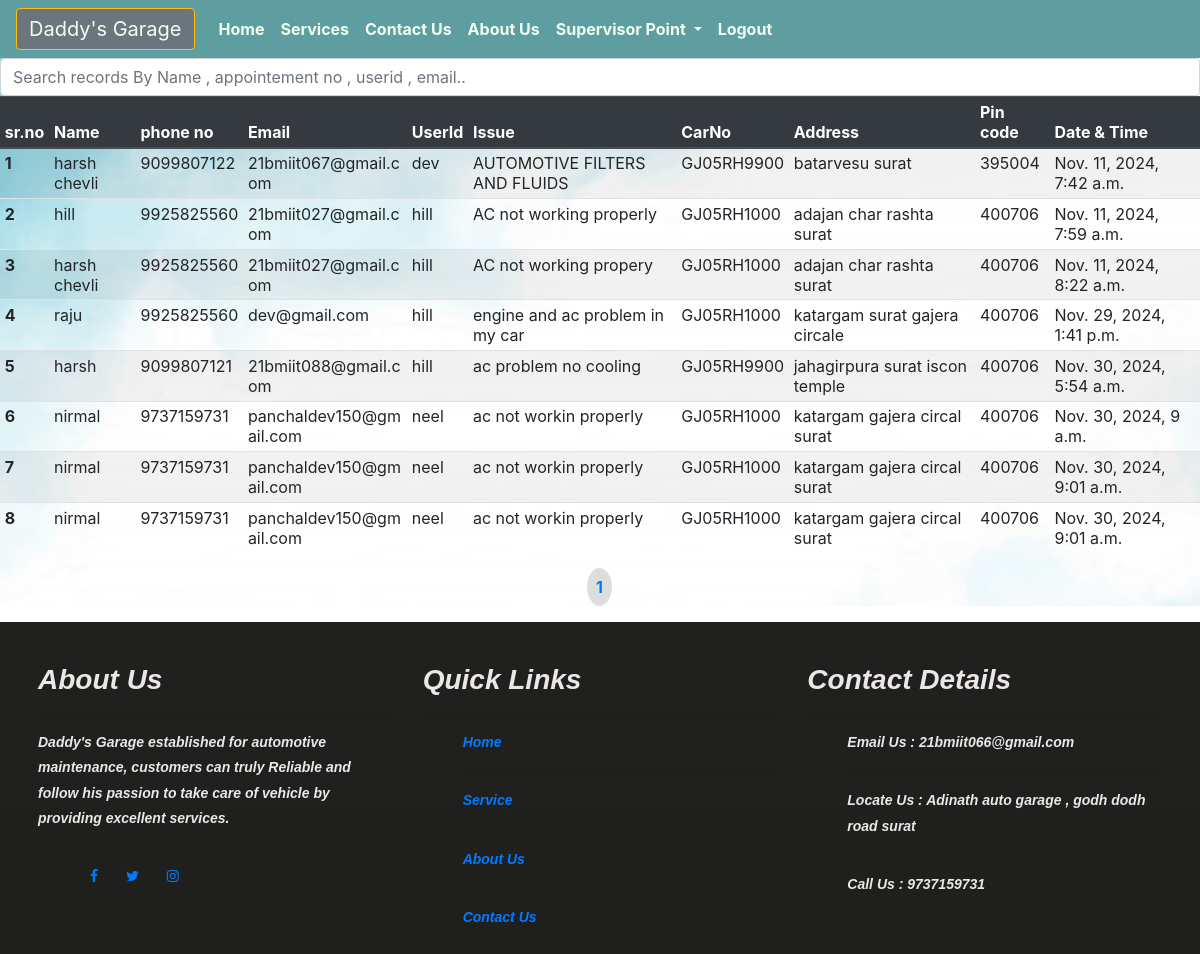
The page /appointement (signed in) on the database its author committed.
### bus/models.py (models this page shows, shortened)
class Appointement(models.Model):
    apt_id = models.AutoField(primary_key=True)
    name = models.CharField(max_length=30)
    email = models.CharField(max_length=20)
    address = models.CharField(max_length=500)
    pin_code = models.CharField(max_length=9)
    phone = models.CharField(max_length=13)
    issue = models.CharField(max_length=1000)
    busno = models.CharField(max_length=10)
    user = models.CharField(max_length=15)
    mdate = models.DateTimeField(default=now)

### bus/views.py (the view)
# urls.py: path("appointement",views.appointement,name="appointement"),
def appointement(request):
    user = request.user
    if user.is_staff :
        detials = Appointement.objects.all().order_by('mdate')
        paginator = Paginator(detials,10)
        page_number = request.GET.get('page')
        page_obj =paginator.get_page(page_number)
        context = {'detail': page_obj }
        return render(request,'appointement.html',context)
    else :
        return HttpResponse(404)

### templates/appointement.html (shortened to what this page needs)
{% extends 'base.html' %}
{% block body %}
<div class="parallax" style='background-image :url("static/images/table.jpg");'>
 <form method='get' action="/search" class=" my-2 my-lg-0">
      <input class="form-control mr-sm-2" id="query" name="query" type="search" placeholder="Search records By Name , appointement no , userid , email.." aria-label="Search">
    </form>
<div>
<table class="table table-responsive-lg table-sm  table-responsive-md table-hover table-striped">
  <thead class="thead-dark">
    <tr>
      <th scope="col">sr.no</th>
      <th scope="col">Name</th>
      <th scope="col">phone no</th>
      <th scope="col">Email</th>
      <th scope="col">UserId</th>
      <th scope="col">Issue</th>
      <th scope="col">CarNo</th>
      <th scope="col">Address</th>
      <th scope="col">Pin code</th>
      <th scope="col">Date & Time</th>
    </tr>
  </thead>
  <tbody>
  {% for details in detail %}
    <tr>
      <th scope="row">{{details.apt_id}}</th>
      <td >{{details.name}}</td>
      <td>{{details.phone}}</td>
      <td class="text-break">{{details.email}}</td>
      <td>{{details.user}}</td>
      <td class="text-break">{{details.issue}}</td>
      <td>{{details.busno}}</td>
      <td class="text-break">{{details.address}}</td>
      <td>{{details.pin_code}}</td>
      <td>{{details.mdate}}</td>
    </tr>
    {% endfor %}
     </tbody>
</table>
<nav aria-label="Page navigation">
  <ul class="pagination justify-content-center">
    <div class="page-link round px-md-2">
    <li><a href="?page={{detail.number}}">{{detail.number}}</a></li></div>
  </ul>
</nav>
</div>
</div>
{% endblock %}

### templates/base.html (shortened to what this page needs)
<!DOCTYPE html
<html  lang="en">
  <head>
    <link rel="stylesheet" href="https://stackpath.bootstrapcdn.com/bootstrap/4.5.2/css/bootstrap.min.css"
>
  </head>
  <body class="justify-content-center">
    {% load static %}
    <nav class="navbar navbar-expand-lg   " style="background: cadetblue;">
  <a class="navbar-brand btn-outline-warning btn btn-secondary" href="/">Daddy's Garage</a>
  <div class="collapse navbar-collapse" id="navbarSupportedContent">
    <ul class="navbar-nav mr-auto">
      <li class="nav-item {% block home %}{% endblock %}">
        <a class="nav-link btn-outline-warning" href="/">Home <span class="sr-only">(current)</span></a>
      </li>
      <li class="nav-item {% block service %}{% endblock %}">
        <a class="nav-link btn-outline-warning" href="/serviceabout">Services</a>
      </li>
      <li class="nav-item {% block contact %}{% endblock %}">
        <a class="nav-link btn-outline-warning" href="/contact">Contact Us</a>
      <li class="nav-item {% block about %}{% endblock %}">
        <a class="nav-link btn-outline-warning" href="/about">About Us</a>
      </li>
        {% if user.is_staff %}
      <li class="nav-item {% block admin %}{% endblock %} dropdown">
        <a class="nav-link btn-outline-warning dropdown-toggle" href="/admin" id="navbarDropdown" role="button" data-toggle="dropdown" aria-haspopup="true" aria-expanded="false">
          Supervisor Point
        </a>
      </li>
      {% endif %}
       {% if user.is_authenticated %}
      <li class="nav-item">
        <a class="nav-link btn-outline-warning " href="/logout">Logout</a>
        </li>
      {% endif %}
    </ul>
  </div>
</nav>
    {% block body %} {% endblock %}
    <div id="img" >
  <div class=" text container  p-2">
   <hr class=" bg-black">
   <div class="row footer  ">
    <div class="col-lg-4 col-md-4 col-xs-12">
      <div class="widget clearfix">
        <div>
          <h3>About Us</h3>
          <hr>
        </div>
        <p> Daddy's Garage established for automotive maintenance, customers can truly Reliable and follow his passion to take care
        of vehicle by providing excellent services. </p>
          <hr>
        <div >
          <ul id="social">
            <li class="p-2 mx-1"><a href="" target="_blank"><i class="fa fa-facebook"></i></a></li>
            <li class="p-2 mx-1"><a href="" target="_blank"><i class="fa fa-twitter"></i></a></li>
            <li class="p-2 mx-1"><a href="" target="_blank"><i class="fa fa-instagram"></i></a></li>
          </ul>
        </div>
      </div>
    </div>
  <div class="col-lg-4 col-md-4 col-xs-12">
    <div >
      <div >
        <h3>Quick Links</h3>
        <hr>
      </div>
      <ul style="list-style-type:none;" >
        <li><a href="/">Home</a></li>
        <hr>
        <li><a href="/serviceabout">Service</a></li>
        <hr>
        <li><a href="/about">About Us</a></li>
        <hr>
        <li><a href="/contact">Contact Us</a></li>
      </ul>
    </div>
  </div>
    <div class="col-lg-4 col-md-4 col-xs-12">
      <div >
        <div >
          <h3>Contact Details</h3>
          <hr>
        </div>
        <ul style="list-style-type:none;">
          <li>Email Us : 21bmiit066@gmail.com</li>
          <hr>
          <li>Locate Us : Adinath auto garage , godh dodh road surat </li>
          <hr>
          <li>Call Us : 9737159731 </li>
        </ul>
      </div>
    </div>
   </div>
   </div>
   </div>
<link rel="stylesheet" href="https://cdnjs.cloudflare.com/ajax/libs/font-awesome/4.7.0/css/font-awesome.min.css">
</body>
</html>

### templates/base.html (style rules this page uses)
body { width: 100%; height: 80%; }
.navbar-brand, .nav-link { color: honeydew; }
.footer { color: #333333; font-size: 14px; font-family: 'Rubik', sans-serif; line-height: 1.80857; }
ul#social li { display: inline; }
.text { font-weight: bold; font-style: italic; }
.parallax { min-height: 500px; background-attachment: fixed; background-position: center; background-repeat: no-repeat; background-size: cover; }
li,p,h3 { color: rgb(236, 231, 231); font-weight: bold; }
#img { background:linear-gradient(rgb(32, 32, 31),rgb(31, 31, 29)); }

### templates/appointement.html (style rules this page uses)
.page-link { background-color: #ddd; color: black; }
.round { border-radius: 50%; }

### rows shown on the page
Appointement: apt_id "1", name "harsh chevli", phone "9099807122", email "21bmiit067@gmail.com", user "dev", issue "AUTOMOTIVE FILTERS AND FLUIDS", busno "GJ05RH9900", address "batarvesu surat", pin_code "395004", mdate "Nov. 11, 2024, 7:42 a.m."
Appointement: apt_id "2", name "hill", phone "9925825560", email "21bmiit027@gmail.com", user "hill", issue "AC not working properly", busno "GJ05RH1000", address "adajan char rashta surat", pin_code "400706", mdate "Nov. 11, 2024, 7:59 a.m."
Appointement: apt_id "3", name "harsh chevli", phone "9925825560", email "21bmiit027@gmail.com", user "hill", issue "AC not working propery", busno "GJ05RH1000", address "adajan char rashta surat", pin_code "400706", mdate "Nov. 11, 2024, 8:22 a.m."
Appointement: apt_id "4", name "raju", phone "9925825560", email "dev@gmail.com", user "hill", issue "engine and ac problem in my car", busno "GJ05RH1000", address "katargam surat gajera circale", pin_code "400706", mdate "Nov. 29, 2024, 1:41 p.m."
Appointement: apt_id "5", name "harsh", phone "9099807121", email "21bmiit088@gmail.com", user "hill", issue "ac problem no cooling", busno "GJ05RH9900", address "jahagirpura surat iscon temple", pin_code "400706", mdate "Nov. 30, 2024, 5:54 a.m."
Appointement: apt_id "6", name "nirmal", phone "9737159731", email "panchaldev150@gmail.com", user "neel", issue "ac not workin properly", busno "GJ05RH1000", address "katargam gajera circal surat", pin_code "400706", mdate "Nov. 30, 2024, 9 a.m."
Appointement: apt_id "7", name "nirmal", phone "9737159731", email "panchaldev150@gmail.com", user "neel", issue "ac not workin properly", busno "GJ05RH1000", address "katargam gajera circal surat", pin_code "400706", mdate "Nov. 30, 2024, 9:01 a.m."
Appointement: apt_id "8", name "nirmal", phone "9737159731", email "panchaldev150@gmail.com", user "neel", issue "ac not workin properly", busno "GJ05RH1000", address "katargam gajera circal surat", pin_code "400706", mdate "Nov. 30, 2024, 9:01 a.m."

### other values the page prints
{{ detail.number }} "1"
